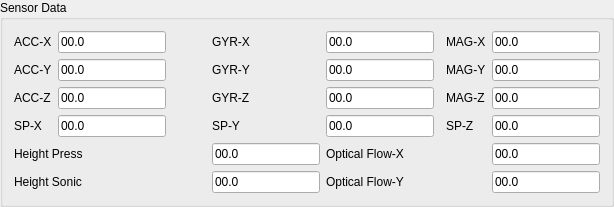
              <widget class="QGroupBox" name="group_box_sensor_data">
               <property name="title">
                <string>Sensor Data</string>
               </property>
               <layout class="QGridLayout" name="gridLayout_8">
                <item row="0" column="3">
                 <widget class="QLabel" name="label_gyr_x">
                  <property name="text">
                   <string>GYR-X</string>
                  </property>
                 </widget>
                </item>
                <item row="2" column="4">
                 <widget class="QLineEdit" name="line_edit_gyr_y">
                  <property name="text">
                   <string>00.0</string>
                  </property>
                  <property name="readOnly">
                   <bool>true</bool>
                  </property>
                 </widget>
                </item>
                <item row="4" column="1">
                 <widget class="QLineEdit" name="line_edit_speed_x">
                  <property name="text">
                   <string>00.0</string>
                  </property>
                  <property name="readOnly">
                   <bool>true</bool>
                  </property>
                 </widget>
                </item>
                <item row="3" column="6">
                 <widget class="QLabel" name="label_mag_z">
                  <property name="text">
                   <string>MAG-Z</string>
                  </property>
                 </widget>
                </item>
                <item row="2" column="3">
                 <widget class="QLabel" name="label_gyr_y">
                  <property name="text">
                   <string>GYR-Y</string>
                  </property>
                 </widget>
                </item>
                <item row="2" column="6">
                 <widget class="QLabel" name="label_mag_y">
                  <property name="text">
                   <string>MAG-Y</string>
                  </property>
                 </widget>
                </item>
                <item row="3" column="7">
                 <widget class="QLineEdit" name="line_edit_mag_z">
                  <property name="text">
                   <string>00.0</string>
                  </property>
                  <property name="readOnly">
                   <bool>true</bool>
                  </property>
                 </widget>
                </item>
                <item row="0" column="0">
                 <widget class="QLabel" name="label_acc_x">
                  <property name="text">
                   <string>ACC-X</string>
                  </property>
                 </widget>
                </item>
                <item row="6" column="3">
                 <widget class="QLineEdit" name="line_edit_height_pressure">
                  <property name="text">
                   <string>00.0</string>
                  </property>
                  <property name="readOnly">
                   <bool>true</bool>
                  </property>
                 </widget>
                </item>
                <item row="4" column="0">
                 <widget class="QLabel" name="label_speed_x">
                  <property name="text">
                   <string>SP-X</string>
                  </property>
                 </widget>
                </item>
                <item row="4" column="7">
                 <widget class="QLineEdit" name="line_edit_speed_z">
                  <property name="text">
                   <string>00.0</string>
                  </property>
                  <property name="readOnly">
                   <bool>true</bool>
                  </property>
                 </widget>
                </item>
                <item row="0" column="1">
                 <widget class="QLineEdit" name="line_edit_acc_x">
                  <property name="text">
                   <string>00.0</string>
                  </property>
                  <property name="readOnly">
                   <bool>true</bool>
                  </property>
                 </widget>
                </item>
                <item row="3" column="4">
                 <widget class="QLineEdit" name="line_edit_gyr_z">
                  <property name="text">
                   <string>00.0</string>
                  </property>
                  <property name="readOnly">
                   <bool>true</bool>
                  </property>
                 </widget>
                </item>
                <item row="0" column="7">
                 <widget class="QLineEdit" name="line_edit_mag_x">
                  <property name="text">
                   <string>00.0</string>
                  </property>
                  <property name="readOnly">
                   <bool>true</bool>
                  </property>
                 </widget>
                </item>
                <item row="2" column="1">
                 <widget class="QLineEdit" name="line_edit_acc_y">
                  <property name="text">
                   <string>00.0</string>
                  </property>
                  <property name="readOnly">
                   <bool>true</bool>
                  </property>
                 </widget>
                </item>
                <item row="6" column="0" colspan="2">
                 <widget class="QLabel" name="label_height_pressure">
                  <property name="text">
                   <string>Height Press</string>
                  </property>
                  <property name="wordWrap">
                   <bool>true</bool>
                  </property>
                 </widget>
                </item>
                <item row="0" column="4">
                 <widget class="QLineEdit" name="line_edit_gyr_x">
                  <property name="text">
                   <string>00.0</string>
                  </property>
                  <property name="readOnly">
                   <bool>true</bool>
                  </property>
                 </widget>
                </item>
                <item row="0" column="6">
                 <widget class="QLabel" name="label_mag_x">
                  <property name="text">
                   <string>MAG-X</string>
                  </property>
                 </widget>
                </item>
                <item row="2" column="0">
                 <widget class="QLabel" name="label_acc_y">
                  <property name="text">
                   <string>ACC-Y</string>
                  </property>
                 </widget>
                </item>
                <item row="2" column="7">
                 <widget class="QLineEdit" name="line_edit_mag_y">
                  <property name="text">
                   <string>00.0</string>
                  </property>
                  <property name="readOnly">
                   <bool>true</bool>
                  </property>
                 </widget>
                </item>
                <item row="4" column="6">
                 <widget class="QLabel" name="label_speed_z">
                  <property name="text">
                   <string>SP-Z</string>
                  </property>
                 </widget>
                </item>
                <item row="3" column="3">
                 <widget class="QLabel" name="label_gyr_z">
                  <property name="text">
                   <string>GYR-Z</string>
                  </property>
                 </widget>
                </item>
                <item row="3" column="1">
                 <widget class="QLineEdit" name="line_edit_acc_z">
                  <property name="text">
                   <string>00.0</string>
                  </property>
                  <property name="readOnly">
                   <bool>true</bool>
                  </property>
                 </widget>
                </item>
                <item row="3" column="0">
                 <widget class="QLabel" name="label_acc_z">
                  <property name="text">
                   <string>ACC-Z</string>
                  </property>
                 </widget>
                </item>
                <item row="7" column="4" colspan="3">
                 <widget class="QLabel" name="label_optical_flow_y">
                  <property name="text">
                   <string>Optical Flow-Y</string>
                  </property>
                  <property name="wordWrap">
                   <bool>true</bool>
                  </property>
                 </widget>
                </item>
                <item row="7" column="7">
                 <widget class="QLineEdit" name="line_edit_optical_flow_y">
                  <property name="text">
                   <string>00.0</string>
                  </property>
                  <property name="readOnly">
                   <bool>true</bool>
                  </property>
                 </widget>
                </item>
                <item row="4" column="3">
                 <widget class="QLabel" name="label_speed_y">
                  <property name="text">
                   <string>SP-Y</string>
                  </property>
                 </widget>
                </item>
                <item row="4" column="4">
                 <widget class="QLineEdit" name="line_edit_speed_y">
                  <property name="text">
                   <string>00.0</string>
                  </property>
                  <property name="readOnly">
                   <bool>true</bool>
                  </property>
                 </widget>
                </item>
                <item row="7" column="2">
                 <spacer name="horizontalSpacer">
                  <property name="orientation">
                   <enum>Qt::Horizontal</enum>
                  </property>
                  <property name="sizeHint" stdset="0">
                   <size>
                    <width>40</width>
                    <height>20</height>
                   </size>
                  </property>
                 </spacer>
                </item>
                <item row="6" column="4" colspan="3">
                 <widget class="QLabel" name="label_optical_flow_x">
                  <property name="text">
                   <string>Optical Flow-X</string>
                  </property>
                  <property name="wordWrap">
                   <bool>true</bool>
                  </property>
                 </widget>
                </item>
                <item row="6" column="7">
                 <widget class="QLineEdit" name="line_edit_optical_flow_x">
                  <property name="text">
                   <string>00.0</string>
                  </property>
                  <property name="readOnly">
                   <bool>true</bool>
                  </property>
                 </widget>
                </item>
                <item row="7" column="0" colspan="2">
                 <widget class="QLabel" name="label_height_ultrasonic">
                  <property name="text">
                   <string>Height Sonic</string>
                  </property>
                  <property name="wordWrap">
                   <bool>true</bool>
                  </property>
                 </widget>
                </item>
                <item row="7" column="3">
                 <widget class="QLineEdit" name="line_edit_height_ultrasonic">
                  <property name="text">
                   <string>00.0</string>
                  </property>
                  <property name="readOnly">
                   <bool>true</bool>
                  </property>
                 </widget>
                </item>
               </layout>
              </widget>
